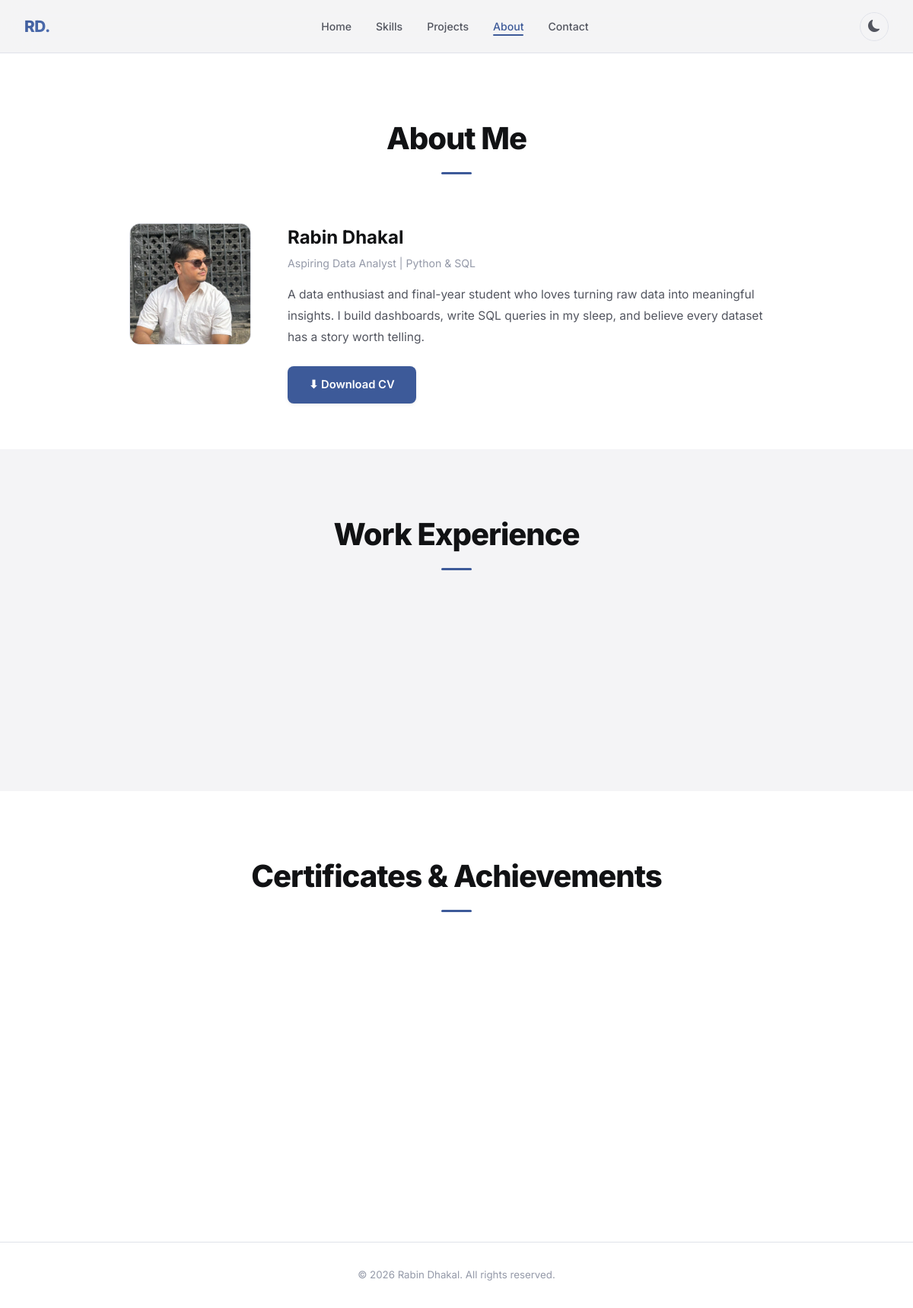
The page /about/ on the database its author committed.
### core/models.py (models this page shows, shortened)
class Profile(models.Model):
    name = models.CharField(max_length=100)
    title = models.CharField(max_length=200)
    bio = models.TextField()
    profile_photo = models.ImageField(upload_to='profile/', blank=True)
    cv_file = models.FileField(upload_to='cv/', blank=True)
    email = models.EmailField()
    github_url = models.URLField()
    linkedin_url = models.URLField()
    instagram_url = models.URLField(blank=True)

### core/views.py (the view)
# urls.py: path('about/', views.about, name='about'),
def about(request):
    profile = Profile.objects.first()
    experiences = Experience.objects.all()
    certificates = Certificate.objects.all()
    return render(request, 'core/about.html', {
        'profile': profile,
        'experiences': experiences,
        'certificates': certificates,
    })

### core/models.py (called while the page is built)
    def duration(self):
        end = timezone.now().date() if self.is_present else self.end_date
        if not end:
            return ''
        months = (end.year - self.start_date.year) * 12 + (end.month - self.start_date.month)
        years, rem = divmod(months, 12)
        parts = []
        if years:
            parts.append(f"{years} yr{'s' if years > 1 else ''}")
        if rem:
            parts.append(f"{rem} mo{'s' if rem > 1 else ''}")
        return ' '.join(parts) if parts else 'Less than a month'

### core/templates/core/about.html (shortened to what this page needs)
{% extends 'core/base.html' %}
{% block content %}
<div class="about-wrapper">
  <section class="about-bio-section">
    <div class="container">
      <div class="section-header">
        <h2>About Me</h2>
        <div class="gradient-underline"></div>
      </div>
      <div class="about-bio-card">
        {% if profile.profile_photo %}
          <img src="{{ profile.profile_photo.url }}" alt="{{ profile.name }}" class="about-photo">
        {% endif %}
        <div class="about-bio-text">
          <h3>{{ profile.name }}</h3>
          <p class="about-role">{{ profile.title }}</p>
          <p class="about-desc">{{ profile.bio }}</p>
          <a href="{% url 'download_cv' %}" class="btn-primary" style="margin-top:1.5rem;">&#11015; Download CV</a>
        </div>
      </div>
    </div>
  </section>
  <section class="about-section">
    <div class="container">
      <div class="section-header">
        <h2>Work Experience</h2>
        <div class="gradient-underline"></div>
      </div>
      {% if experiences %}
      <div class="timeline">
      </div>
      {% else %}
      <p class="empty-msg">No experience added yet.</p>
      {% endif %}
    </div>
  </section>
  <section class="about-section about-section-alt">
    <div class="container">
      <div class="section-header">
        <h2>Certificates &amp; Achievements</h2>
        <div class="gradient-underline"></div>
      </div>
      {% if certificates %}
      <div class="cert-grid">
      </div>
      {% else %}
      <p class="empty-msg">No certificates added yet.</p>
      {% endif %}
    </div>
  </section>
</div>
{% endblock %}
{% block footer_name %}{{ profile.name }}{% endblock %}

### static/css/style.css (style rules this page uses)
:root { --bg-primary: #F4F4F6; --bg-secondary: #FFFFFF; --bg-card: #FFFFFF; --bg-card-hover: #EFEFF2; --text-primary: #111214; --text-secondary: #52555F; --text-muted: #9499A8; --accent: #3D5A99; --accent-hover: #2E4480; --accent-light: #EBF0FA; --accent-gradient: linear-gradient(135deg, #3D5A99, #5272B4); --border: #E0E2E9; --border-hover: #C4C8D8; --shadow-sm: 0 1px 3px rgba(0,0,0,0.05), 0 2px 6px rgba(0,0,0,0.04); --shadow-md: 0 4px 14px rgba(0,0,0,0.07), 0 8px 20px rgba(0,0,0,0.05); --shadow-lg: 0 10px 36px rgba(0,0,0,0.09), 0 20px 50px rgba(0,0,0,0.06); --nav-bg: rgba(244,244,246,0.90); --success: #2F9E44; }
*, *::before, *::after { margin: 0; padding: 0; box-sizing: border-box; }
html { scroll-behavior: smooth; }
body { background: var(--bg-primary); color: var(--text-primary); font-family: 'Inter', sans-serif; transition: background 0.3s, color 0.3s; line-height: 1.6; }
img { max-width: 100%; display: block; }
a { text-decoration: none; color: inherit; }
.container { max-width: 1200px; margin: 0 auto; }
.section-header { text-align: center; max-width: 700px; margin: 0 auto 4rem; }
.section-header h2 { font-size: 2.5rem; font-weight: 800; letter-spacing: -1px; }
.gradient-underline { width: 40px; height: 3px; background: var(--accent); border-radius: 2px; margin: 0.75rem auto 0; }
.btn-primary { background: var(--accent); color: white; border: none; border-radius: 8px; padding: 13px 28px; font-size: 0.92rem; font-weight: 600; cursor: pointer; display: inline-flex; align-items: center; gap: 8px; box-shadow: var(--shadow-sm); transition: all 0.2s; font-family: 'Inter', sans-serif; }
.about-wrapper { padding-top: 70px; }
.about-bio-section { padding: 80px 2rem 60px; background: var(--bg-secondary); }
.about-section { padding: 80px 2rem; background: var(--bg-primary); }
.about-section-alt { background: var(--bg-secondary); }
.about-bio-card { display: flex; gap: 3rem; align-items: flex-start; max-width: 860px; margin: 0 auto; }
.about-photo { width: 160px; height: 160px; border-radius: 14px; object-fit: cover; flex-shrink: 0; border: 1px solid var(--border); }
.about-bio-text h3 { font-size: 1.5rem; font-weight: 700; margin-bottom: 0.2rem; }
.about-role { font-size: 0.88rem; color: var(--text-muted); margin-bottom: 1rem; }
.about-desc { font-size: 0.97rem; color: var(--text-secondary); line-height: 1.8; }
.timeline { max-width: 800px; margin: 0 auto; display: flex; flex-direction: column; gap: 1.1rem; }
.cert-grid { display: grid; grid-template-columns: repeat(auto-fill, minmax(250px, 1fr)); gap: 1.5rem; max-width: 1100px; margin: 0 auto; }

### rows shown on the page
Profile: profile_photo (picture), name "Rabin Dhakal", title "Aspiring Data Analyst | Python & SQL", bio "A data enthusiast and final-year student who loves turning raw data into meaningful insights. I build dashboards, write SQL queries in my sleep, and believe every dataset has a story worth telling."
